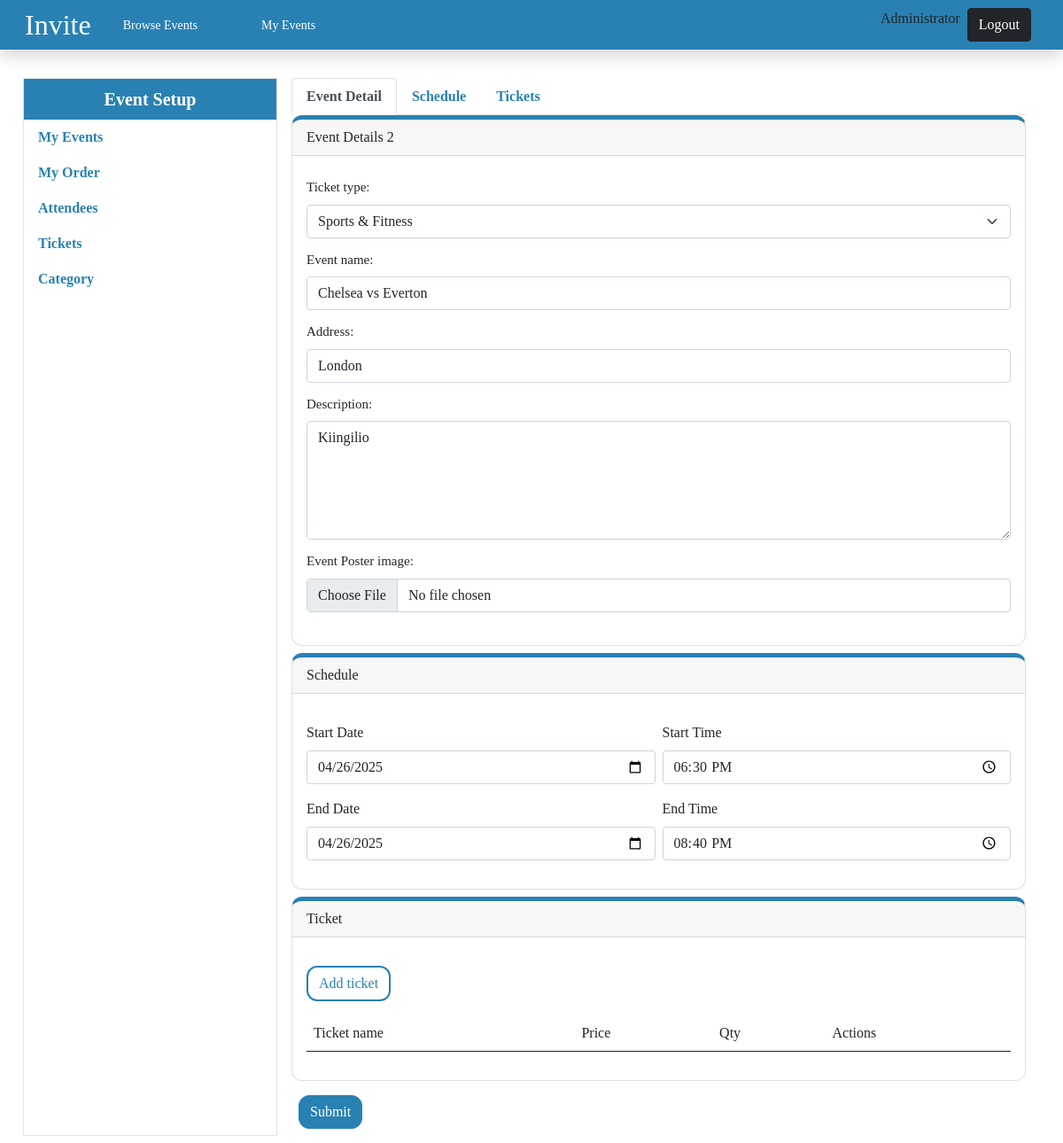
Page /event/2/update (signed in) on the committed database.
### events/models.py (models this page shows, shortened)
class Events(models.Model):
    name = models.CharField(max_length=100)
    location = models.CharField(max_length=100)
    category = models.ForeignKey(EventCategory, on_delete=models.SET_NULL, null=True, blank=True)
    desc = models.CharField(max_length=255, null=True, blank=True)
    poster = models.ImageField(null=True, blank=True, upload_to="posters/")
    is_published = models.BooleanField(default=False)
    class Status(models.TextChoices):
        ACTIVE = "active"
        EXPIRED = "expired"
    status = models.CharField(max_length=8, choices=Status, default="active")
    created_at = models.DateTimeField(auto_now_add=True)

class EventCategory(models.Model):
    name = models.CharField(max_length=100)
    desc = models.CharField(max_length=255, null=True, blank=True)
    created_at = models.DateTimeField(auto_now_add=True)
    def __str__(self):
        return self.name

class Schedule(models.Model):
    event = models.ForeignKey(Events, on_delete=models.CASCADE)
    start_date = models.DateField()
    start_time = models.TimeField()
    end_date = models.DateField()
    end_time = models.TimeField()
    created_at = models.DateTimeField(auto_now_add=True)

### events/decorators.py (the view)
        def wrapper_func(request, *args, **kwargs):
            group = None
            if request.user.groups.exists():
                group = request.user.groups.all()[0].name
            if group in allowed_roles:
                return view_func(request, *args, **kwargs)
            else:
                return HttpResponse("You are not authorized to view this page.")

### events/forms.py
class EventForm(forms.ModelForm):
    class Meta:
        model = Events
        fields = ('category','name','location','desc','poster')
        labels = {
            'category':'Ticket type',
            'name':'Event name',
            'location':'Address',
            'desc':'Description',
            'poster':'Event Poster image',
        }
        widgets = {
            'category': forms.Select(attrs={'class':'form-select my-2'}),
            'name': forms.TextInput(attrs={'placeholder':'', 'class':'form-control my-2'}),
            'location': forms.TextInput(attrs={'placeholder':'eg. Arusha Confrence Center', 'class':'form-control my-2'}),
            'desc': forms.Textarea(attrs={'class':'form-control my-2', 'rows':'5'}),
            'poster': forms.FileInput(attrs={'class':'form-control my-2'})
        }

class ScheduleForm(forms.ModelForm):
    class Meta:
        model = Schedule
        fields = ('start_date','start_time','end_date','end_time')
        labels = {
            'start_date':'Start Date',
            'start_time':'Start Time',
            'end_date':'End Date',
            'end_time':'End Time',
        }
        widgets = {
            'start_date': forms.DateInput(attrs={'class':'dateinput form-control my-2', 'type': 'date'} ),
            'start_time': forms.TimeInput(attrs={'class':'form-control my-2', 'type': 'time'}),
            'end_date': forms.DateInput(attrs={'class':'form-control my-2', 'type': 'date'} ),
            'end_time': forms.TimeInput(attrs={'class':'timeinput form-control my-2', 'type': 'time'}),
        }

### events/templates/eventsApp/settings/event_update.html (shortened to what this page needs)
{% extends "eventsApp/settings/layout.html" %}
{% block account %}
<ul class="nav nav-tabs">
  <li class="nav-item">
    <a class="nav-link active" aria-current="page" href="{% url 'update_event' event_id=event %}">Event Detail</a>
  </li>
  <li class="nav-item">
    <a class="nav-link" href="#">Schedule</a>
  </li>
  <li class="nav-item">
    <a class="nav-link" href="{% url 'ticket_list' event_id=event %}">Tickets</a>
  </li>
</ul>
<form method="post" class="w-100" enctype="multipart/form-data">
  <div class="card mb-2">
    <div class="card-header">Event Details {{ event }}</div>
    <div class="card-body row d-flex justify-content-around my-2">
      {{ event_form.as_p }}
    </div>
  </div>
  <div class="card mb-2">
    <div class="card-header">Schedule</div>
    <div class="card-body row g-2 my-2">
      <div class="col-sm-6">
        {{ schedule_form.start_date.label }}
        {{ schedule_form.start_date }}
      </div>
      <div class="col-sm-6">
        {{ schedule_form.start_time.label }}
        {{ schedule_form.start_time }}
      </div>
      <div class="col-sm-6">
        {{ schedule_form.end_date.label }}
        {{ schedule_form.end_date }}
      </div>
      <div class="col-sm-6">
        {{ schedule_form.end_time.label }}
        {{ schedule_form.end_time }}
      </div>
    </div>
  </div>
  <div class="card mb-2">
    <div class="card-header">Ticket</div>
    <div class="card-body my-0">
      <a href="" class="btn btn-outline-primary my-3" type="button" data-bs-toggle="modal" data-bs-target="#ticket">Add
        ticket</a>
      <table class="table table-hover table-striped">
        <thead>
          <tr>
            <td>Ticket name</td>
            <td>Price</td>
            <td>Qty</td>
            <td>Actions</td>
          </tr>
        </thead>
      </table>
    </div>
  </div>
  <div class="d-flex justify-content-start">
    <button class="btn btn-primary m-2" type="submit">Submit</button>
  </div>
</form>
{% endblock %}

### events/templates/eventsApp/layout.html (shortened to what this page needs)
{% load static %}
<!DOCTYPE html>
<html lang="en">
<head>
    <link href="https://cdn.jsdelivr.net/npm/bootstrap@5.0.2/dist/css/bootstrap.min.css" rel="stylesheet">
    <link href='https://unpkg.com/boxicons@2.1.4/css/boxicons.min.css' rel='stylesheet'>
    <link rel="stylesheet" type="text/css" href="https://cdn.datatables.net/2.2.2/css/dataTables.dataTables.css">
    <link rel="stylesheet" type="text/css" href="{% static 'css/style.css' %}">
    <link rel="stylesheet" type="text/css" href="{% static 'css/bs_stepper.css' %}">
</head>
<body>
    <nav class="navbar navbar-expand-lg p-1 fixed-top shadow">
        <div class="container-fluid py-0 px-4">
            <a class="nav-brand text-white" href="{% url 'home' %}">Invite</a>
            <div class="collapse navbar-collapse" id="navbarSupportedContent">
                <ul class="navbar-nav me-auto">
                    <li class="nav-item">
                        <a class="nav-link" href="{% url 'home' %}">Browse Events</a>
                    </li>
                    {% if user.is_authenticated %}
                    <li class="nav-item">
                        <a class="nav-link" href="{% url 'events_list' %}">My Events</a>
                    </li>
                    {% endif %}
                </ul>
                <div class="d-flex">
                    {% if user.is_authenticated %}
                        <span>{{ request.user }}</span>
                        <a class="btn btn-dark text-capitalize mx-2" href="{% url 'logout' %}">Logout</a>
                    {% else %}
                        <a class="btn btn-outline-dark text-capitalize mx-2" href="{% url 'login' %}">Login</a>
                        <a class="btn btn-dark text-capitalize mx-2" href="{% url 'register' %}">Sign up</a>
                    {% endif %}
                </div>
            </div>
        </div>
    </nav>
    <main class="container p-2">
        {% block content %}{% endblock %}
    </main>
</body>
</html>

### events/static/css/style.css (style rules this page uses)
:root { --primary: #2981B3; --outline-primary: #2981B3; --hover-primary: #194F6E; --secondary: #194F6E; --calendar: #FC0000; --divider: #707070; --white: #fff; --gray: #efefef; --color-1: #194F6E; --color-2: #117554; --color-3: #3C3D37; --color-4: #FF6600; --color-5: #EDE8F5; }
html { scroll-behavior: smooth; overflow-x: hidden; }
body { font-family: Cambria, Cochin, Georgia, Times, 'Times New Roman', serif; padding: 0; }
nav { background: var(--primary); margin: 0px; }
nav .nav-brand { font-size: 2em; text-decoration: none; }
nav ul .nav-item { margin: 0px; width: 100%; }
nav ul .nav-item a { color: var(--white); text-decoration: none; font-size: 14px; padding: 10px; margin: 0em 2em; text-wrap: nowrap; }
main { margin-top: 5em; padding: 0; }
main .card { border-top: 5px solid #2981B3; border-radius: 12px; }
main .btn { box-shadow: none; border-radius: 12px; }
main .btn-primary, main .bg-primary { border: 1px solid var(--outline-primary); background: var(--primary); }
main .btn-outline-primary { border: 2px solid var(--outline-primary); color: var(--primary); }
main p { font-size: 15px; margin: 5px 0px; }
main a, main .nav-link, main p a { text-decoration: none; color: var(--primary); font-weight: 600; }

### rows in the picture
Events: category "Sports & Fitness", location "London", desc "Kiingilio"
EventCategory: name "Chelsea vs Everton"
Schedule: start_date "04/26/2025", start_time "18:30:00", end_date "04/26/2025", end_time "20:40:00"

### other values in the picture
{{ request.user }} "Administrator"
{{ event }} "2"
{{ schedule_form.start_date.label }} "Start Date"
{{ schedule_form.start_time.label }} "Start Time"
{{ schedule_form.end_date.label }} "End Date"
{{ schedule_form.end_time.label }} "End Time"
